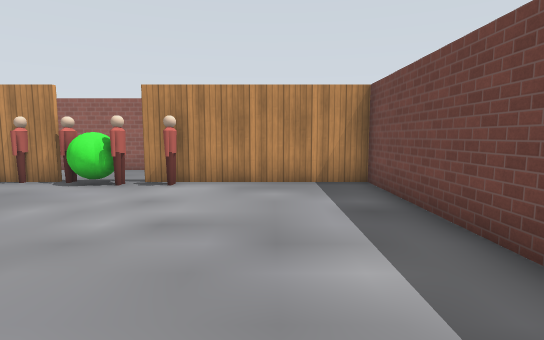
[1] (above)

14 first-person views from a walk through a Gazebo world. The camera is 1.2 m above the floor, tilts 6° down and sees 80° across. The floor is counted in squares, 1 m on a side. Each view is taken from the middle of a square. On the plan, view 1 faces up. The plan holds only what a view shows up to about 13 squares ahead; the rest is blank. The place goes on beyond the plan. Simple patterns stand in for the simulator's built-in surfaces. Some stock models are drawn as simple stand-ins.

[2]
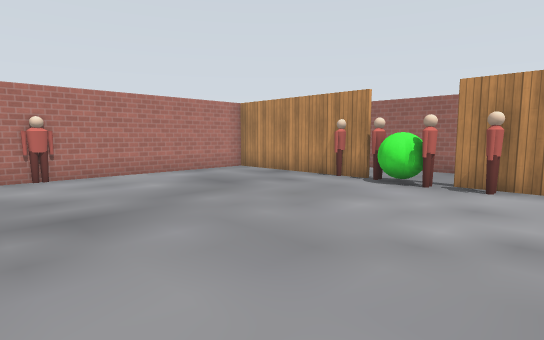

[3]
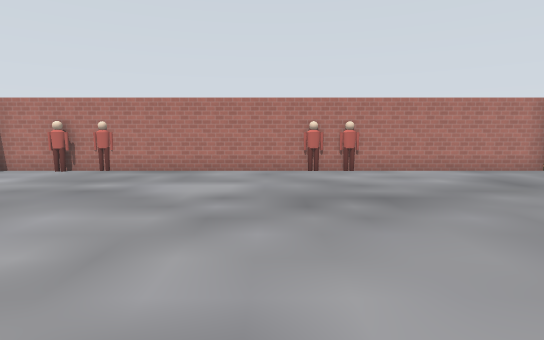

[4]
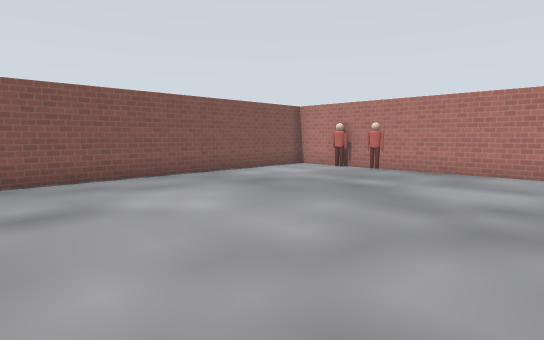

[5]
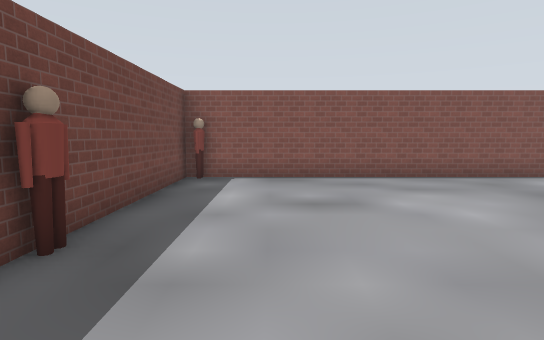

[6]
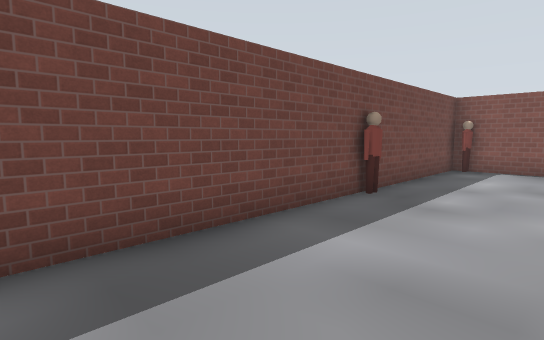

[7]
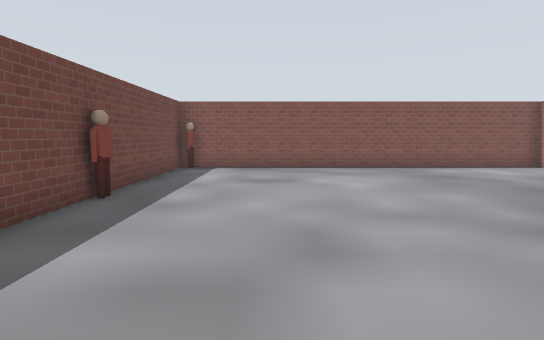

[8]
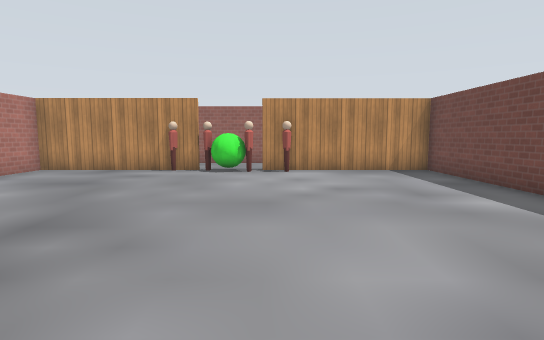

[9]
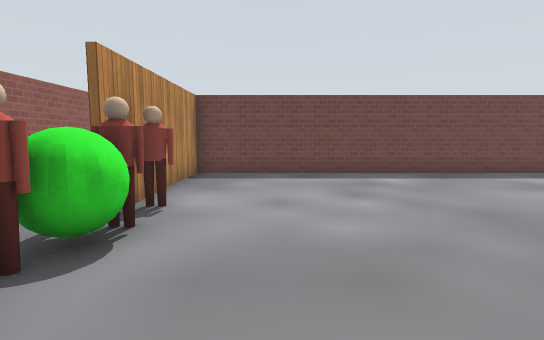

[10]
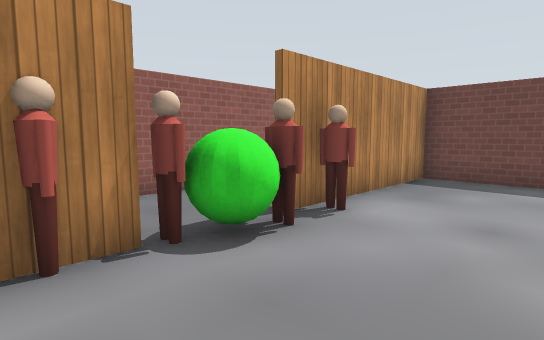

[11]
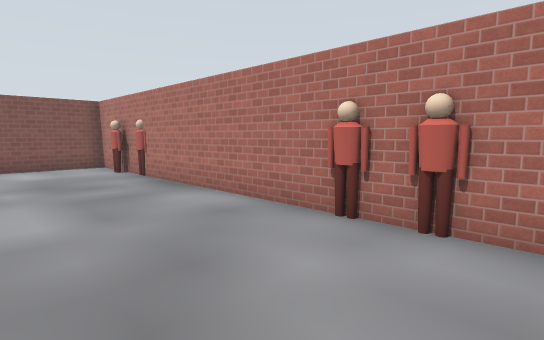

[12]
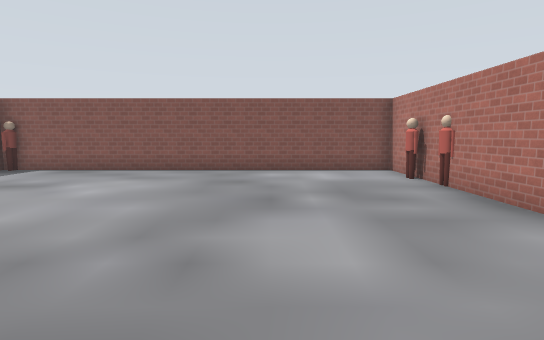

[13]
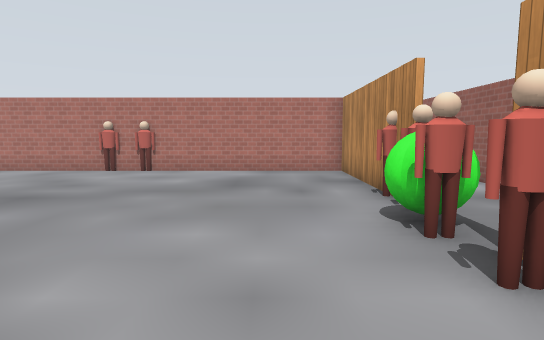

[14]
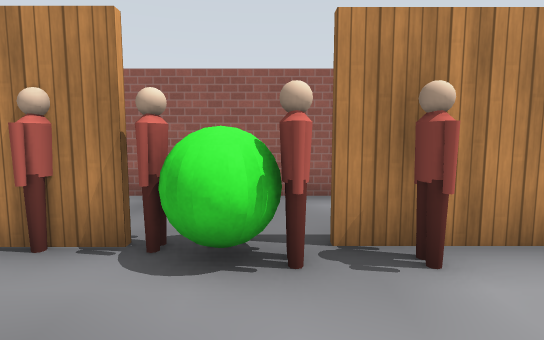

### Floor plan
Points are (right, up) in squares from view 1. A wall is a line through its corners. A room is listed if a view was taken in it or the views show most of it. See-through windows are left out.
Room 1 (views 1, 2, 3, 4, 5, 6, 7, 8, 9, 10, 11, 12, 13, 14)
walls: (-5.5, 8.4) (-11.2, 8.4) (-11.2, -6.5); (-11.2, -8.4) (-11.2, -10.5) (2.5, -10.5) (2.5, 8.4) (-3.4, 8.4)
objects: person (-11, -8); person (-11, -7); person (-11, 0); person (-11, 2); person (-6, 8); person (-5, 8) to (-5, 9); person (-4, 8); person (-3, 8); person (2, -10); person (2, -4)

Positions as (right, up) in squares from view 1, and headings:
1: (0, 0), facing up
2: (-1, 0), facing up-left
3: (0, -1), facing left
4: (0, -1), facing down-left
5: (0, -1), facing down
6: (-1, 2), facing down-right
7: (-1, 2), facing down
8: (-3, -3), facing up
9: (-8, 6), facing right
10: (-7, 5), facing up-right
11: (-7, 3), facing down-left
12: (-7, 1), facing down
13: (0, 6), facing left
14: (-4, 5), facing up
